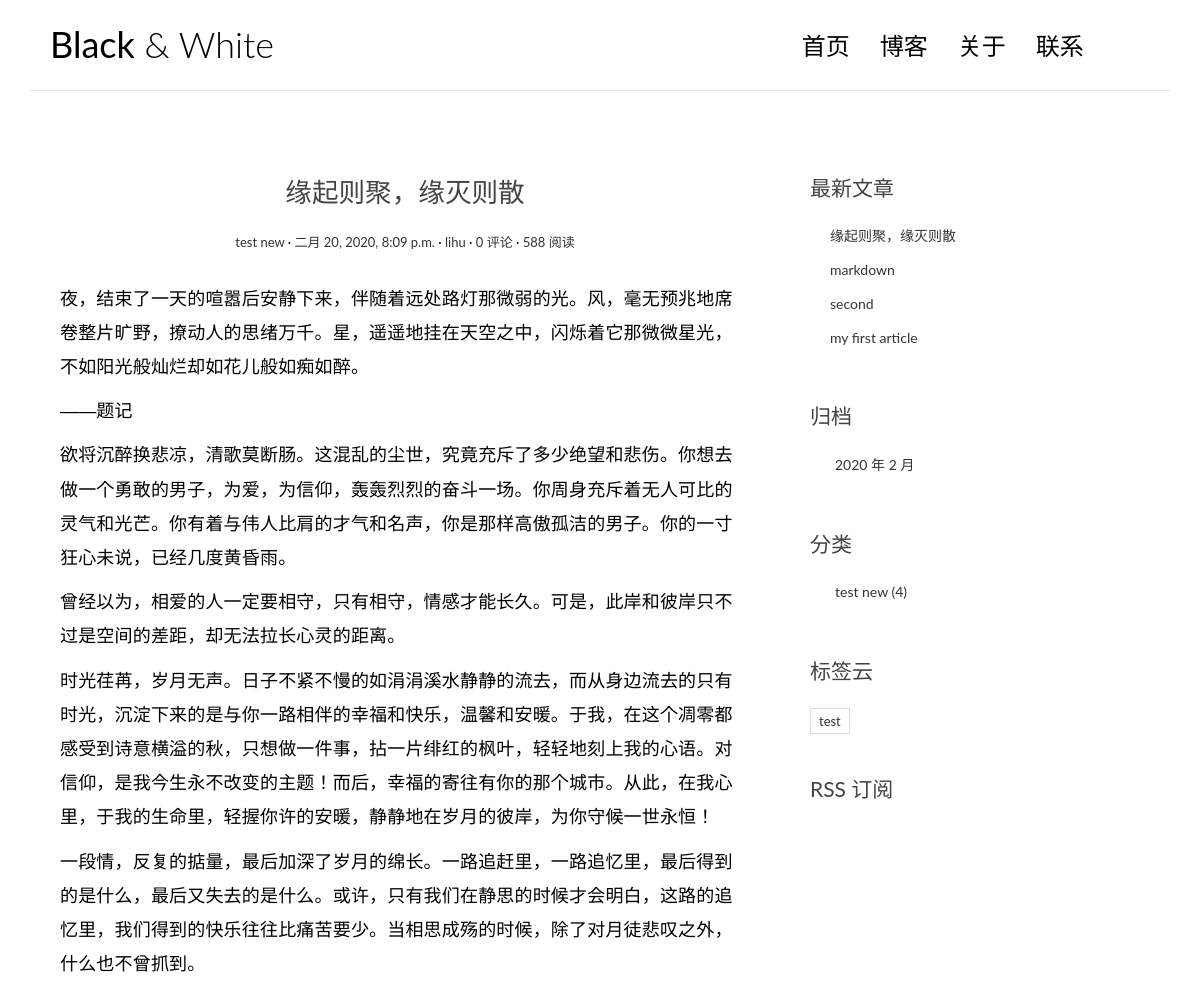
Before: /posts/6/ (upper part) with the older database file.
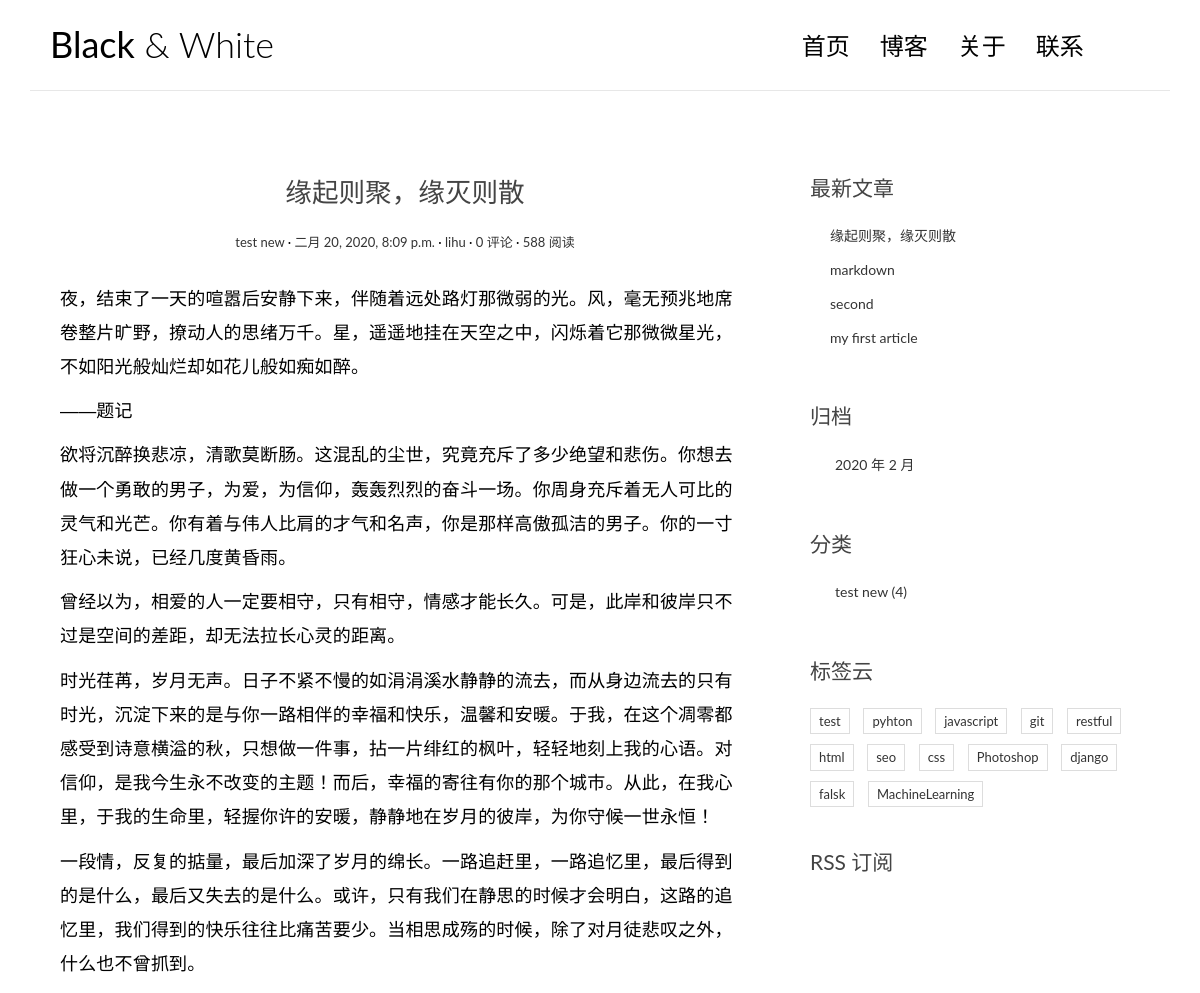
After: the same page with the newer database file.
### blog/models.py (models this page shows, shortened)
class Post(models.Model):
    title = models.CharField("标题", max_length=70)
    text = models.TextField("内容", )
    created_time = models.DateTimeField("创建时间", default=timezone.now)
    modified_time = models.DateTimeField("修改时间", )
    excerpt = models.CharField("摘要", max_length=200, blank=True)
    category = models.ForeignKey(Category,
                                 verbose_name="分类",
                                 on_delete=models.CASCADE)
    tag = models.ManyToManyField(Tag, verbose_name="标签", blank=True)
    author = models.ForeignKey(User,
                               verbose_name="作者",
                               on_delete=models.CASCADE)
    class Meta:
        verbose_name = "文章"
        verbose_name_plural = verbose_name
        ordering = ['-created_time', 'title']
    def get_absolute_url(self):
        return reverse("blog:detail", kwargs={'pk': self.pk})

class Category(models.Model):
    name = models.CharField(max_length=100)
    class Meta:
        verbose_name = "分类"
        verbose_name_plural = verbose_name

class Tag(models.Model):
    name = models.CharField(max_length=100)
    class Meta:
        verbose_name = "标签"
        verbose_name_plural = verbose_name

### blog/views.py (the view)
# urls.py: path("posts/<int:pk>/", views.detail, name="detail"),
def detail(request, pk):
    post = get_object_or_404(Post, pk=pk)
    md = markdown.Markdown(extensions=[
        'markdown.extensions.extra',
        'markdown.extensions.codehilite',
        TocExtension(slugify=slugify),
    ])
    post.text = md.convert(post.text)
    m = re.search(r'<div class="toc">\s*<ul>(.*)</ul>\s*</div>', md.toc, re.S)
    post.toc = m.group(1) if m is not None else ''
    return render(request, 'blog/detail.html', {"post": post})

### blog/templatetags/blog_extras.py (called while the page is built)
@register.inclusion_tag('blog/inclusions/_recent_posts.html',
                        takes_context=True)
def show_recent_posts(context, num=5):
    return {
        'recent_post_list': Post.objects.all().order_by('-created_time')[:num]
    }

@register.inclusion_tag('blog/inclusions/_archives.html', takes_context=True)
def show_archives(context):
    return {
        'date_list': Post.objects.dates('created_time', 'month', order='DESC')
    }

@register.inclusion_tag('blog/inclusions/_categories.html', takes_context=True)
def show_categories(context):
    return {'category_list': Category.objects.all()}

@register.inclusion_tag('blog/inclusions/_tags.html', takes_context=True)
def show_tags(context):
    return {'tag_list': Tag.objects.all()}

### comments/templatetags/comments_extras.py (called while the page is built)
@register.inclusion_tag('comments/inclusions/_form.html', takes_context=True)
def show_comment_form(context, post, form=None):
    if form is None:
        form = CommentForm()
    return {'form': form, 'post': post}

### templates/blog/detail.html (shortened to what this page needs)
{% extends 'base.html' %}
{% load comments_extras %}
{% block main %}
    <article class="post post-{{ post.pk }}">
        <header class="entry-header">
        <h1 class="entry-title">{{ post.title }}</h1>
        <div class="entry-meta">
            <span class="post-category"><a href="{% url 'blog:category' post.category.pk%}">{{ post.category.name }}</a></span>
            <span class="post-date"><a href="#"><time class="entry-date"
                                                    datetime="{{ post.created_time }}">{{ post.created_time }}</time></a></span>
            <span class="post-author"><a href="#">{{ post.author }}</a></span>
            <span class="comments-link"><a href="{{post.get_absolute_url}}#comment-area">{{ post.comment_set.count }} 评论</a></span>
            <span class="views-count"><a href="{{post.get_absolute_url}}">588 阅读</a></span>
        </div>
        </header>
        <div class="entry-content clearfix">
        {{ post.text | safe }}
        </div>
    </article>
{% endblock main %}

### templates/blog/inclusions/_recent_posts.html
<div class="widget widget-recent-posts">
    <h3 class="widget-title">最新文章</h3>
    <ul>
        {% for post in recent_post_list %}
            <li>
                <a href="{{post.get_absolute_url}}">{{post.title}}</a>
            </li>
        {% empty %}
            暂无文章！
        {% endfor %}
    </ul>
</div>

### templates/blog/inclusions/_categories.html
<div class="widget widget-category">
    <h3 class="widget-title">分类</h3>
    <ul>
        {% for category in category_list %}
        <li>
            <a href="{% url 'blog:category' category.pk %}">{{category.name}} <span class="post-count">({{category.post_set.count}})</span></a>
        </li>
        {% empty %}
            暂无分类！
        {% endfor %}
    </ul>
</div>

### templates/blog/inclusions/_tags.html (shortened to what this page needs)
<div class="widget widget-tag-cloud">
    <h3 class="widget-title">标签云</h3>
    <ul>
        {% for tag in tag_list %}
        <li>
            <a href="{% url 'blog:tag' tag.pk %}">{{ tag.name }}</a>
        </li>
        {% endfor %}
    </ul>
</div>

Changed rows visible on the page:
added Tag: name "pyhton"
added Tag: name "javascript"
added Tag: name "git"
added Tag: name "restful"
added Tag: name "html"
added Tag: name "seo"
added Tag: name "css"
added Tag: name "Photoshop"
added Tag: name "django"
added Tag: name "falsk"
added Tag: name "MachineLearning"
